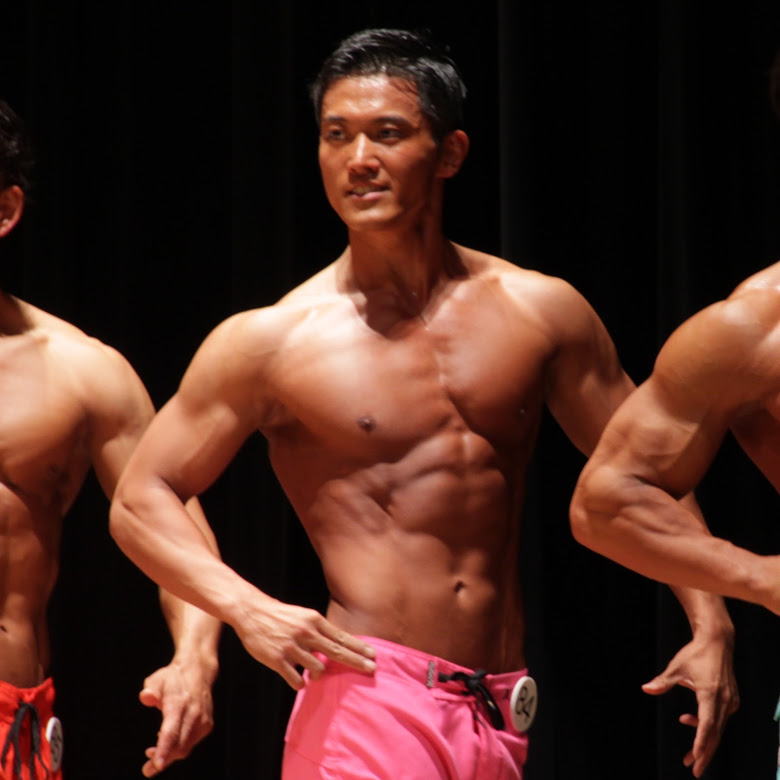
#> input picture noitazi.JPG, 780 x 780 px
$ python PerspectiveTransformation.py
#> lines starting #> are read from the running program, lines starting #| are printed output that depends on the picture
import numpy as np
import cv2

img = cv2.imread('noitazi.JPG')
#> img is the input picture: shape (780, 780, 3); mean B, G, R 35, 43.4, 77.2
rows,cols,ch = img.shape
#> rows = 780; cols = 780; ch = 3

pts1 = np.float32([[56,65],[368,52],[28,387],[389,390]])
pts2 = np.float32([[0,0],[300,0],[0,300],[300,300]])

M = cv2.getPerspectiveTransform(pts1,pts2)

dst = cv2.warpPerspective(img,M,(300,300))
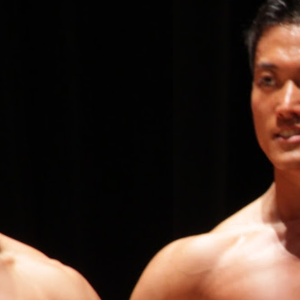
#> dst: shape (300, 300, 3); mean B, G, R 34.1, 41.6, 56.9

#> (the run stopped early here; a loop or call above may not have finished)

$ run again, with AA10.png saved as noitazi.JPG
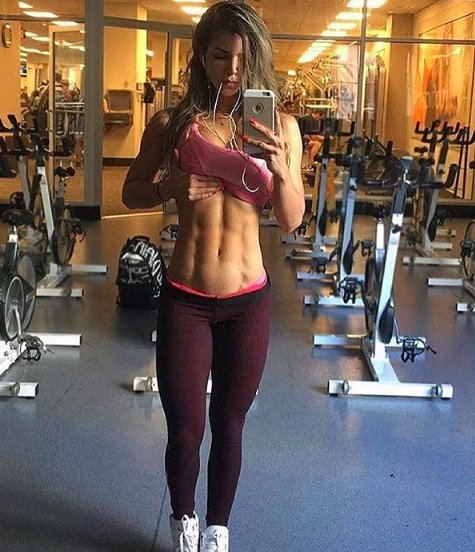
#> input picture AA10.png, 475 x 552 px
#> img is the input picture: shape (552, 475, 3); mean B, G, R 87.7, 97.4, 112.4
#> `dst = cv2.warpPerspective(img,M,(300,300))`:
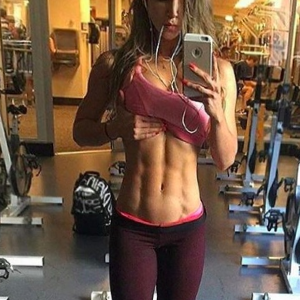
#> dst: shape (300, 300, 3); mean B, G, R 68.4, 86.9, 111.7

$ run again, with messi.jpeg copied over noitazi.JPG
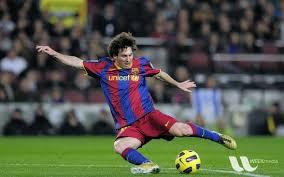
#> input picture messi.jpeg, 284 x 177 px
#> img is the input picture: shape (177, 284, 3); mean B, G, R 72.7, 86.1, 82.3
#> `dst = cv2.warpPerspective(img,M,(300,300))`:
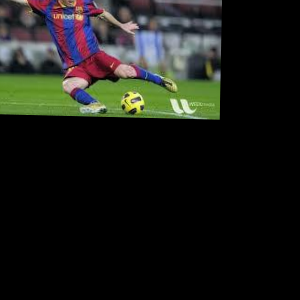
#> dst: shape (300, 300, 3); mean B, G, R 24.3, 28.9, 27.7
